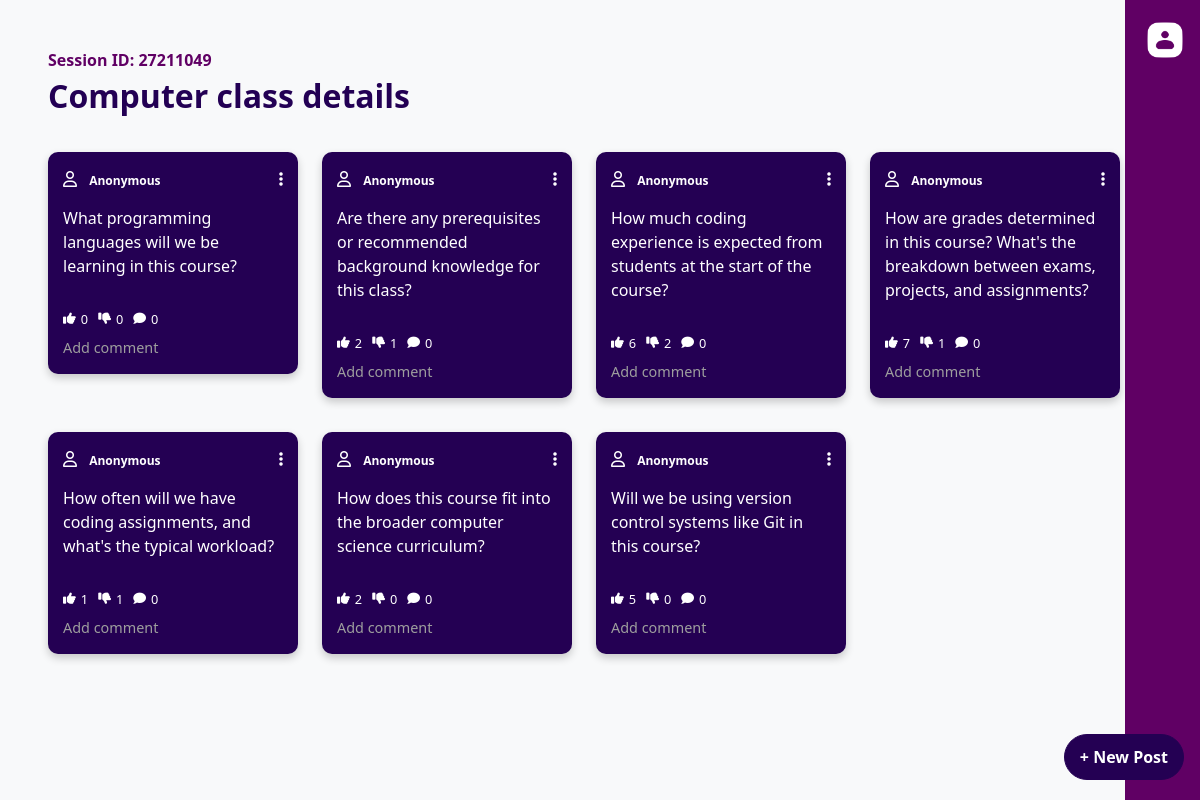
/session/27211049/website@gmail.com (signed in), run on the app's committed database.
### website/models.py (models this page shows, shortened)
class Session(db.Model):
    id = db.Column(db.Integer, primary_key=True, autoincrement=True)
    title = db.Column(db.String(80), nullable=False)
    session_id = db.Column(db.String(50), nullable=False, unique=True)
    user_email = db.Column(db.String(150), nullable=False)
    questions = db.relationship('Question', backref='session', lazy=True)
    polls = db.relationship('Poll', backref='session', lazy=True)

class Question(db.Model):
    id = db.Column(db.Integer, primary_key=True, autoincrement=True)
    session_id = db.Column(db.Integer, db.ForeignKey('session.id'), nullable=False)
    question_text = db.Column(db.String(500), nullable=False)
    likes = db.Column(db.Integer, default=0)
    dislikes = db.Column(db.Integer, default=0)
    user_email = db.Column(db.String(150), nullable=True)

### main.py (the view)
@app.route('/session/<int:session_id>/<string:user_email>', methods=['GET'])
def session_details(session_id, user_email):
    session_data = Session.query.filter_by(session_id=session_id).first_or_404()
    uploaded_files = session.get('uploaded_files', {}).get(session_id, [])
    questions = Question.query.filter_by(session_id=session_id).all()
    if session_data:
        title = session_data.title
        question_form = QuestionForm()
        db.session.refresh(session_data)
        db.session.expunge_all()
        return render_template('session_details.html', title=title, session_id=session_id, user=current_user, user_email=user_email, form=question_form, uploaded_files=uploaded_files, questions=questions)
    else:
        flash('Session not found.', 'danger')
        return redirect(url_for('join'))

### main.py (called while the page is built)
@app.before_request
def before_request():
    db.session.remove()
    db.session.bind = db.engine

@app.after_request
def after_request(response):
    db.session.remove()
    return response

### website/templates/session_details.html (shortened to what this page needs)
<!DOCTYPE html>
<html lang="en">
<head>
  <link href="https://cdn.jsdelivr.net/npm/bootstrap@5.3.3/dist/css/bootstrap.min.css" rel="stylesheet">
  <link rel="stylesheet" href="https://cdnjs.cloudflare.com/ajax/libs/font-awesome/6.0.0-beta3/css/all.min.css">
  <link rel="stylesheet" href="{{ url_for('static', filename='session_details.css') }}">
</head>
<body>
  <div class="sidebar">
    <div class="btn-group dropstart">
      {% if current_user.is_authenticated %}
        <a class="dropdown-toggle" href="#" id="userDropdown" data-bs-toggle="dropdown" aria-expanded="false">
          <img src="{{ url_for('static', filename='images/user.png') }}" alt="User Icon" style="height: 40px;">
        </a>
      {% endif %}
    </div>
  </div>
  <div class="main-content-wrapper">
    <div class="content-container">
      <div class="session-id" style="color: #600064;"><b>Session ID: {{ session_id }}</b></div>
      <div class="title">{{ title }}</div>
      {% if not current_user.is_authenticated %}
      <div id="postsContainer" class="mt-4">
        {% for question in questions %}
        <div class="post-card" data-post-id="{{ question.id }}" data-likes="{{ question.likes }}" data-dislikes="{{ question.dislikes }}">
            <div class="card-header">
              <div class="user-info">
                  <i class="fa-regular fa-user"></i>
                  <div class="name">
                    <p class="user-email">{{ question.user_email or 'Anonymous' }}</p>
                    <p class="question-text">{{ question.question_text }}</p>
                  </div>
              </div>
              <div class="post-options-container">
                  <i class="fas fa-ellipsis-v post-options-toggle"></i>
                  <div class="post-options-dropdown d-none">
                    <button class="edit-post-btn btn btn-sm btn-link">Edit post</button>
                    <button class="delete-post-btn btn btn-sm btn-link" data-session-id="{{ session_id }}" data-user-email="{{ user_email }}">Delete post</button>
                  </div>
              </div>
            </div>
            <div class="card-actions">
              <div class="interaction-icons">
                  <div class="icon like-icon" id="like-btn-{{ question.id }}" data-post-id="{{ question.id }}">
                      <i class="fas fa-thumbs-up"></i>{{ question.likes }}
                  </div>
                  <div class="icon dislike-icon" id="dislike-btn-{{ question.id }}" data-post-id="{{ question.id }}">
                      <i class="fas fa-thumbs-down" ></i>{{ question.dislikes }}
                  </div>
                  <div class="icon">
                      <i class="fas fa-comment"></i><span>0</span>
                  </div>
              </div>
              <div class="add-comment">Add comment</div>
          </div>
          </div>
        {% endfor %}
      </div>
      <a href="#" class="btn new-post-btn" data-bs-toggle="modal" data-bs-target="#newPostModal">+ New Post</a>
      {% else %}
        <div id="professorContainer" class="PContainer">
          {% for question in questions %}
            <div class="post-card" data-post-id="{{ question.id }}" data-likes="{{ question.likes }}" data-dislikes="{{ question.dislikes }}">
            <div class="card-header">
              <div class="user-info">
                  <i class="fa-regular fa-user"></i>
                  <div class="name">
                    <p class="user-email">{{ question.user_email or 'Anonymous' }}</p>
                    <p class="question-text">{{ question.question_text }}</p>
                  </div>
              </div>
              <div class="post-options-container">
                  <i class="fas fa-ellipsis-v post-options-toggle"></i>
              </div>
            </div>
            <div class="card-actions">
              <div class="interaction-icons">
                  <div class="icon like-icon" id="like-btn-{{ question.id }}" data-post-id="{{ question.id }}">
                      <i class="fas fa-thumbs-up"></i>{{ question.likes }}
                  </div>
                  <div class="icon dislike-icon" id="dislike-btn-{{ question.id }}" data-post-id="{{ question.id }}">
                      <i class="fas fa-thumbs-down"></i>{{ question.dislikes }}
                  </div>
                  <div class="icon">
                      <i class="fas fa-comment"></i><span>0</span>
                  </div>
              </div>
              <div class="add-comment">Add comment</div>
          </div>
          </div>
        {% endfor %}
        </div>
        <a href="#" class="btn profbutton new-post" data-bs-toggle="modal" data-bs-target="#newFeatureModal">+ New Post</a>
      {% endif %}
    </div>
  </div>
</body>
</html>

### website/static/session_details.css (style rules this page uses)
body { font-family: "Segoe UI", Verdana, Helvetica, Arial, sans-serif; background-color: #f8f9fa; }
.content-container { display: flex; flex-direction: column; justify-content: start; max-width: 720px; margin-top: 3rem; margin-left: 3rem; }
.title { font-size: 2rem; font-weight: bold; color: #230054; }
.sidebar { position: fixed; top: 0; right: 0; width: 75px; height: 100%; background-color: #600064; display: flex; align-items: center; justify-content: center; z-index: 999; }
.btn-group { position: absolute; top: 20px; right: 15px; z-index: 1000; }
a { color: #600064; text-decoration: underline; }
.post-card { background-color: #240053; color: #fff; border-radius: 10px; padding: 15px; margin-bottom: 10px; box-shadow: 0 4px 8px rgba(0, 0, 0, 0.2); max-width: 250px; display: flex; flex-direction: column; justify-content: space-between; height: fit-content; }
.post-card .card-header { display: flex; justify-content: space-between; align-items: center; }
.user-info { display: ruby; }
.name { display: ruby; }
.question-text { font-size: 1rem; font-weight: 500; }
p.user-email { font-weight: bold; font-size: 12px; }
.post-card .card-actions { display: grid; justify-content: space-between; align-items: center; margin-top: 1rem; }
.post-card .card-actions .interaction-icons { display: flex; align-items: center; font-size: 0.8rem; }
.post-card .card-actions .interaction-icons .icon { margin-right: 10px; display: flex; align-items: center; }
.post-card .card-actions .interaction-icons .icon i { margin-right: 5px; cursor: pointer; }
.post-card .card-actions .add-comment { color: #9e9e9e; font-size: 0.9rem; cursor: pointer; margin-top: 0.5rem; }
.fa-regular, .far { font-family: "Font Awesome 6 Free"; font-weight: 400; margin-right: .5rem; }
.icon { cursor: pointer; transition: color 0.3s ease; }
.post-options-container { position: relative; display: inline-block; margin-bottom: auto; }
.post-options-toggle { cursor: pointer; }
.post-options-container { position: relative; display: inline-block; }
.new-post { position: fixed; bottom: 20px; right: 1rem; background-color: #240053; padding: 10px 15px; font-size: 1rem; border-radius: 9999px; border-color: #240053; transition: background-color 0.3s ease, box-shadow 0.3s ease; z-index: 1000; font-weight: bold; color: #fff; text-decoration: none; cursor: pointer; }
#professorContainer { display: grid; grid-template-columns: repeat(5, minmax(250px, 1fr)); gap: 1.5rem; scroll-behavior: smooth; margin-top: 2rem; }
.main-content-wrapper { position: relative; width: calc(100% - 75px); height: 100vh; overflow-y: auto; padding-right: 20px; display: grid; grid-template-columns: repeat(1, 1fr); gap: 1.5rem; }
.icon { cursor: pointer; transition: color 0.3s; }

### data on the page
Question: user_email "Anonymous", question_text "What programming languages will we be learning in this course?", likes "0", dislikes "0"
Question: user_email "Anonymous", question_text "Are there any prerequisites or recommended background knowledge for this class?", likes "2", dislikes "1"
Question: user_email "Anonymous", question_text "How much coding experience is expected from students at the start of the course?", likes "6", dislikes "2"
Question: user_email "Anonymous", question_text "How are grades determined in this course? What's the breakdown between exams, projects, and assignments?", likes "7", dislikes "1"
Question: user_email "Anonymous", question_text "How often will we have coding assignments, and what's the typical workload?", likes "1", dislikes "1"
Question: user_email "Anonymous", question_text "How does this course fit into the broader computer science curriculum?", likes "2", dislikes "0"
Question: user_email "Anonymous", question_text "Will we be using version control systems like Git in this course?", likes "5", dislikes "0"

### other printed values
{{ session_id }} "27211049"
{{ title }} "Computer class details"
